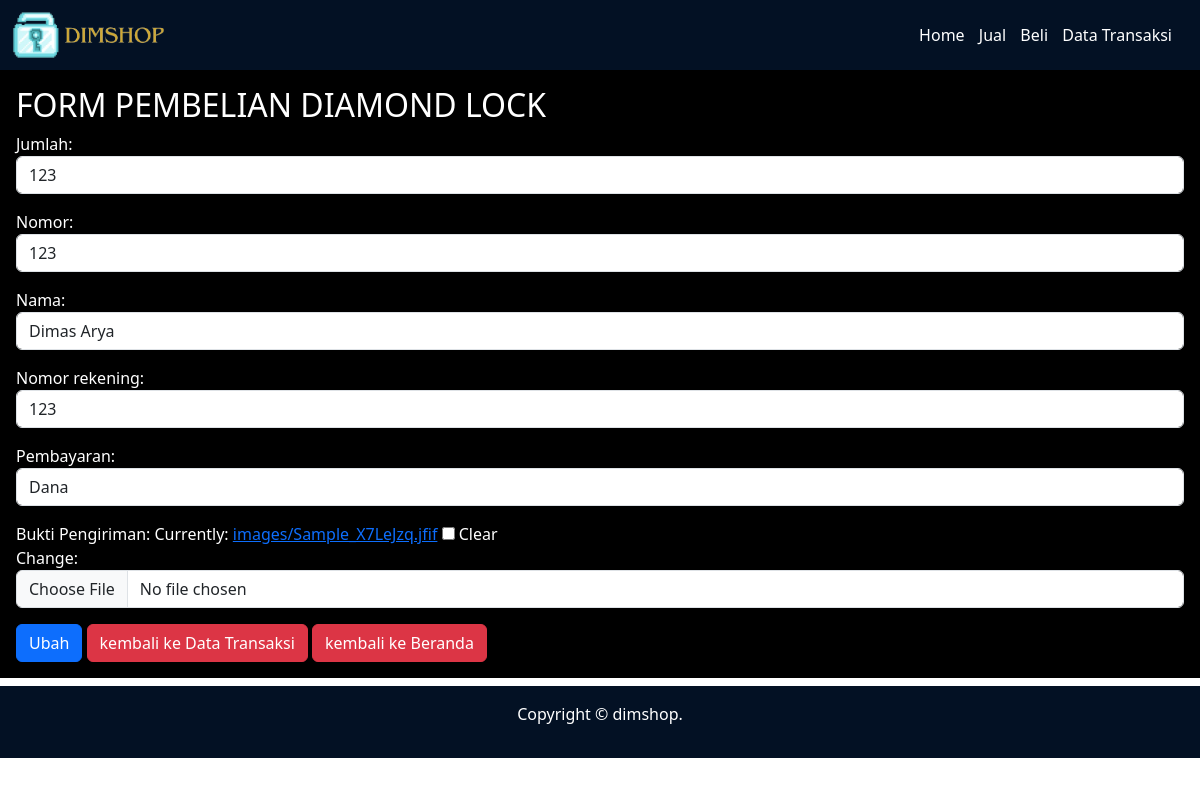
Page /ubah-jual/13 on the committed database.
### dashboard/models.py (models this page shows)
class Barangjual(models.Model):
    id = models.AutoField(primary_key=1)
    jumlah = models.IntegerField()
    nomor = models.BigIntegerField()
    nama = models.CharField(max_length=50)
    nomor_rekening = models.BigIntegerField()
    pembayaran=models.ForeignKey(Jenis, on_delete=models.CASCADE,null=True)
    buktipengiriman=models.ImageField(verbose_name='Bukti Pengiriman',upload_to='images/', blank=True)

class Jenis(models.Model):
    id = models.AutoField(primary_key=1)
    nama=models.CharField(max_length=50)
    ket=models.TextField()
    def __str__(self):
        return self.nama

### dashboard/views.py (the view)
# urls.py: path('ubah-jual/<int:id_barang>',jual_ubah,name='ubah_jual'),
def jual_ubah(request,id_barang):
    barangss=Barangjual.objects.get(id=id_barang)
    if request.POST:
        form=FormBarang2(request.POST, request.FILES,instance=barangss)
        if form.is_valid():
            form.save()
            messages.success(request,"Data berhasil di ubah")
            return redirect('ubah_jual',id_barang=id_barang)
    else:
        form=FormBarang2(instance=barangss)
        konteks = {
            'forms':form,
            'barangss':barangss
        }
    return render(request,'ubah_jual.html',konteks)

### dashboard/forms.py
class FormBarang2(ModelForm):
    class Meta:
        model=Barangjual
        fields='__all__'
        widgets ={
            'jumlah': forms.NumberInput({'class':'form-control'}),
            'nomor': forms.TextInput({'class':'form-control'}),
            'nama': forms.TextInput({'class':'form-control'}),
            'nomor_rekening': forms.NumberInput({'class':'form-control'}),
            'pembayaran': forms.Select({'class':'form-control'}),
            'buktipengiriman': forms.ClearableFileInput(attrs={'class': 'form-control'}),
        }

### templates/ubah_jual.html (shortened to what this page needs)
{% extends 'base.html'%}
{% block isinya%}
{%load static%}
<div class="p-3 mb-2 bg-black text-white mx-auto">
    <h2>FORM PEMBELIAN DIAMOND LOCK</h2>
    <section id="form">
        <form action="{% url 'ubah_jual' barangss.id %}" method="post" enctype="multipart/form-data">
            {{forms.as_p}}
            <button type="submit" class='btn btn-primary'>Ubah</button>
            <a href="/Vbrg" class="btn btn-danger">kembali ke Data Transaksi</a>
            <a href="/" class="btn btn-danger">kembali ke Beranda</a>
        </form>
</div>
{% endblock %}

### rows in the picture
Barangjual: jumlah "123", nomor "123", nama "Dimas Arya", nomor_rekening "123", pembayaran "Dana"
